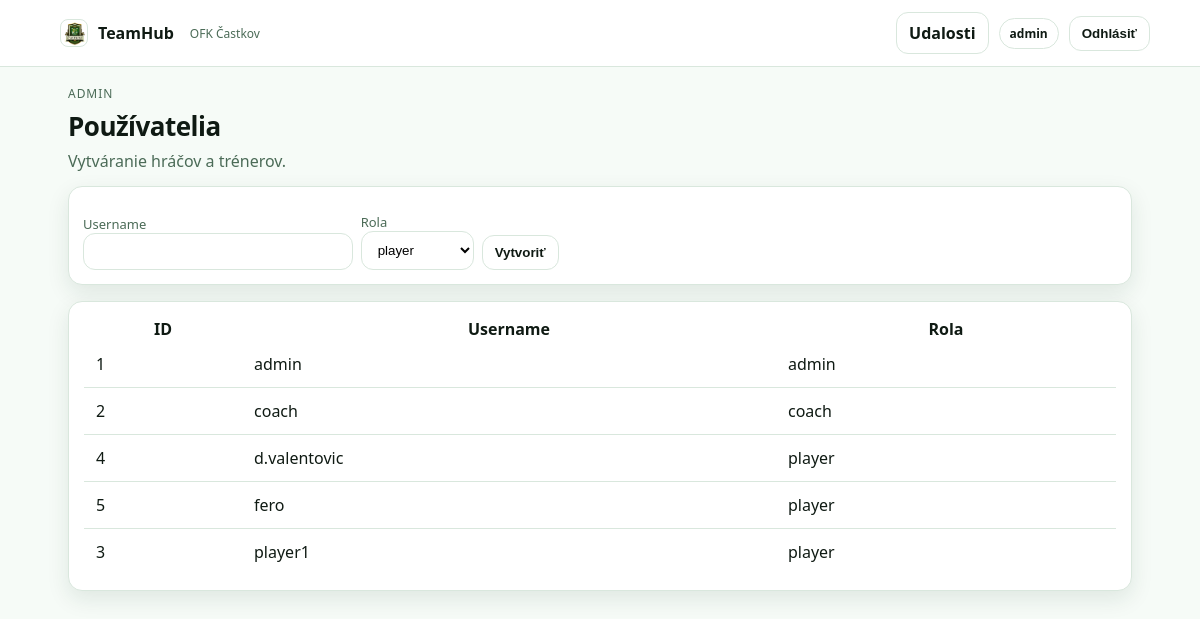
/admin/users (signed in), run on an earlier commit of the app's database.
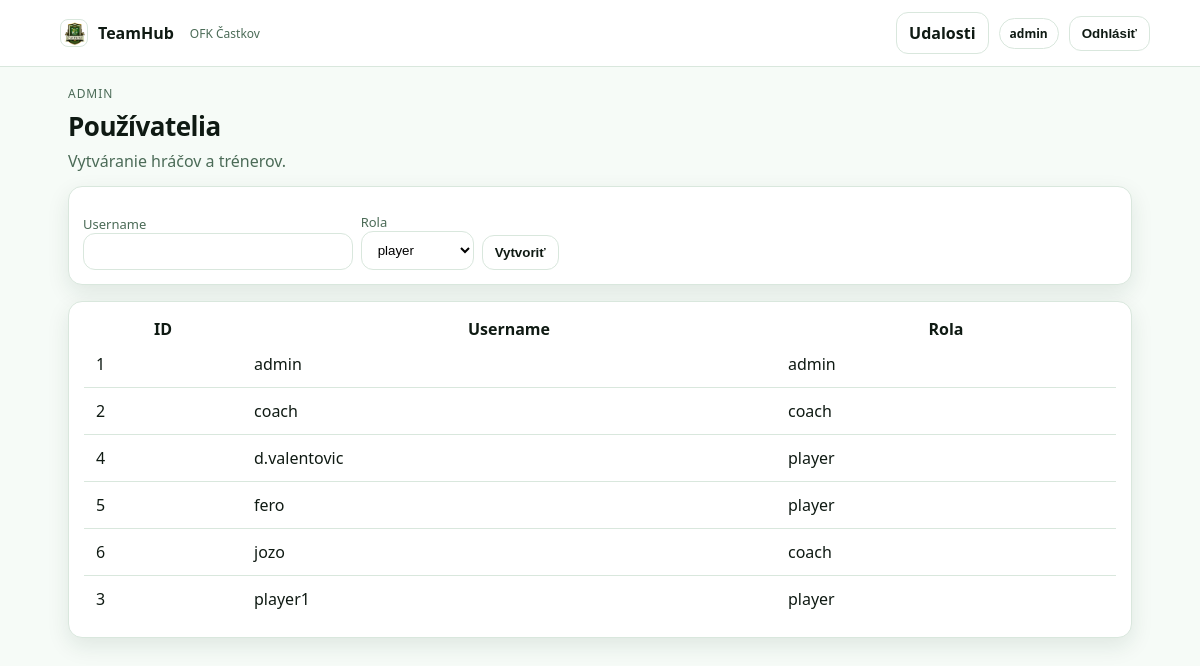
And on a later commit of the database.
### tables this page shows
CREATE TABLE users(
  id INTEGER PRIMARY KEY AUTOINCREMENT,
  username TEXT UNIQUE NOT NULL,
  password_hash TEXT NOT NULL,
  role TEXT NOT NULL
);

### pages/admin_users.py (the view)
@router.get("/users", name="admin_users_ui")
async def admin_users_ui(
    request: Request,
    user: User = Depends(require_admin),
    svc: AuthService = Depends(auth_service),
):
    templates = request.app.state.templates
    users = svc.list_users()
    return templates.TemplateResponse(
        "admin_users.html",
        {"request": request, "user": user, "users": users, "error": None, "created": None},
    )

### templates/admin_users.html (shortened to what this page needs)
{% extends "base.html" %}
{% block content %}
<div class="page">
  <div class="page__header">
    <div class="page__titles">
      <span class="page__kicker">Admin</span>
      <h2 class="page__title">Používatelia</h2>
      <p class="page__subtitle">Vytváranie hráčov a trénerov.</p>
    </div>
  </div>
  <div class="card" style="margin-bottom:1rem;">
    <form method="post" action="{{ request.url_for('admin_users_create') }}"
          style="display:flex; gap:0.5rem; flex-wrap:wrap; align-items:end; margin-top:0.75rem;">
      <label>
        Username
        <input type="text" name="username" required>
      </label>
      <label>
        Rola
        <select name="role">
          <option value="player">player</option>
        </select>
      </label>
      <button type="submit" class="button">Vytvoriť</button>
    </form>
  </div>
  <div class="card">
    <table class="table">
      <tr>
        <th>ID</th>
        <th>Username</th>
        <th>Rola</th>
      </tr>
      {% for u in users %}
        <tr>
          <td>{{ u.id if u.id is defined else u["id"] }}</td>
          <td>{{ u.username if u.username is defined else u["username"] }}</td>
          <td>{{ u.role if u.role is defined else u["role"] }}</td>
        </tr>
      {% endfor %}
    </table>
  </div>
</div>
{% endblock %}

### templates/base.html (shortened to what this page needs)
<!DOCTYPE html>
<html lang="sk">
<head>
  <link rel="stylesheet" href="{{ request.url_for('static', path='css/style.css') }}">
</head>
<body>
  <header class="nav">
  <div class="nav__inner">
    <a class="brand" href="{{ request.url_for('home_ui') }}">
      <img src="{{ request.url_for('static', path='img/castkov.png') }}"
           alt="OFK Častkov"
           class="brand__logo">
      <span class="brand__name">TeamHub</span>
      <span class="brand__tag">OFK Častkov</span>
    </a>
    <div class="nav__actions">
      <a class="button button--small" href="{{ request.url_for('events_ui') }}">Udalosti</a>
      {% if user %}
        <span class="badge">
          {{ user.username }}
        </span>
        <form method="post" action="{{ request.url_for('logout') }}" style="display:inline;">
          <button type="submit" class="button button--small">Odhlásiť</button>
        </form>
      {% else %}
        <a class="button button--small button--primary" href="{{ request.url_for('login_ui') }}">Prihlásiť</a>
      {% endif %}
    </div>
  </div>
</header>
  <main class="container">
    {% block content %}{% endblock %}
  </main>
</body>
</html>

### static/css/style.css (style rules this page uses)
:root { --bg: #f6fbf7; --panel: #ffffff; --border: #d9e7dd; --text: #0f1a13; --muted: #4b6b57; --green: #19a463; --green2: #148a53; --green-soft: #e8f7ef; --radius: 14px; --shadow: 0 8px 22px rgba(20, 60, 35, 0.10); --max: 1100px; --pad: 18px; --mono: ui-monospace, SFMono-Regular, Menlo, Monaco, Consolas, "Liberation Mono", "Courier New", monospace; --sans: system-ui, -apple-system, Segoe UI, Roboto, Arial, "Noto Sans", "Apple Color Emoji","Segoe UI Emoji"; }
* { box-sizing: border-box; }
html, body { height:100%; }
body { margin: 0; font-family: var(--sans); color: var(--text); background: var(--bg); }
a { color: inherit; text-decoration: none; }
img { max-width: 100%; display:block; }
.container, .page { width: min(var(--max), calc(100% - 2*var(--pad))); margin: 0 auto; }
.page { padding: 18px 0 40px; }
.nav { background: var(--panel); border-bottom: 1px solid var(--border); }
.nav__inner { width: min(var(--max), calc(100% - 2*var(--pad))); margin: 0 auto; padding: 12px 0; display:flex; align-items:center; justify-content:space-between; gap: 12px; }
.brand { display:flex; align-items:center; gap: 10px; padding: 6px 10px; border-radius: 12px; }
.brand__name { font-weight: 800; }
.brand__tag { font-size: 12px; color: var(--muted); margin-left: 6px; }
.page__header { display:flex; align-items:flex-end; justify-content:space-between; gap: 12px; margin-bottom: 14px; }
.page__titles { display:flex; flex-direction:column; gap: 6px; }
.page__kicker { font-size: 12px; color: var(--muted); text-transform: uppercase; letter-spacing: .08em; }
.page__title { margin: 0; font-size: 26px; letter-spacing: -0.02em; }
.page__subtitle { margin: 0; color: var(--muted); }
.card { background: var(--panel); border: 1px solid var(--border); border-radius: var(--radius); padding: 14px; box-shadow: var(--shadow); }
.button, button.button, input[type="submit"].button { display:inline-flex; align-items:center; justify-content:center; gap: 8px; padding: 9px 12px; border-radius: 12px; border: 1px solid var(--border); background: var(--panel); color: var(--text); font-weight: 700; cursor: pointer; }
label { font-size: 13px; color: var(--muted); }
input[type="text"], input[type="password"], input[type="date"], input[type="time"], select, textarea { width: 100%; padding: 10px 12px; border-radius: 12px; border: 1px solid var(--border); background: white; outline: none; }
.table { width: 100%; border: 1px solid var(--border); border-radius: 12px; overflow: hidden; border-collapse: collapse; background: white; }
.table tbody td { padding: 12px; border-bottom: 1px solid var(--border); }
.table tbody tr:last-child td { border-bottom: none; }
.badge { display:inline-block; padding: 6px 10px; border-radius: 999px; font-size: 12px; font-weight: 700; border: 1px solid var(--border); background: #fff; }
.brand__logo { width:28px; height:28px; border-radius:8px; object-fit:cover; border:1px solid var(--border); }
.nav__actions { display:flex; gap:10px; align-items:center; justify-content:flex-end; flex-wrap:wrap; }

What changed in the data, as far as the page shows it:
added users: id "6", username "jozo", role "coach"
